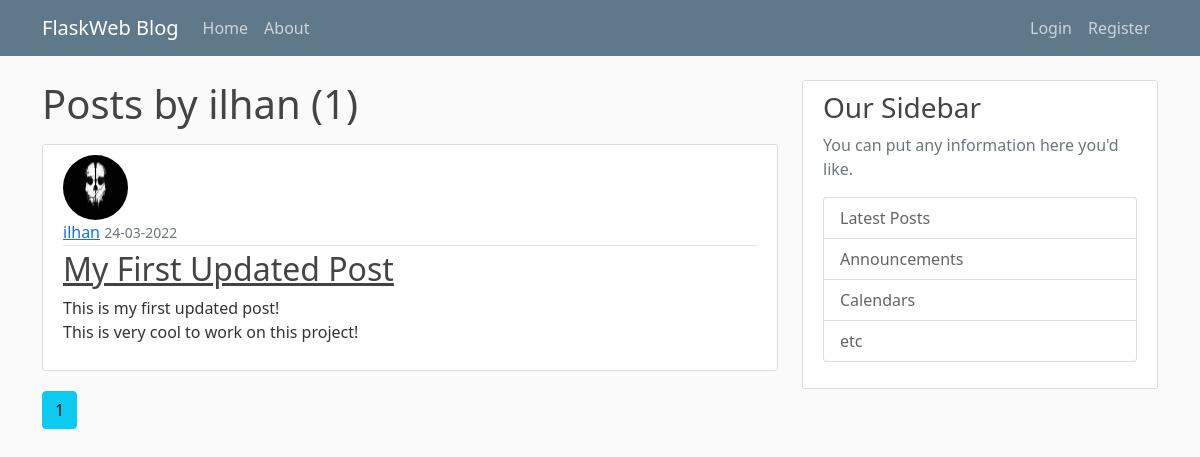
Before: /user/ilhan with the older database file.
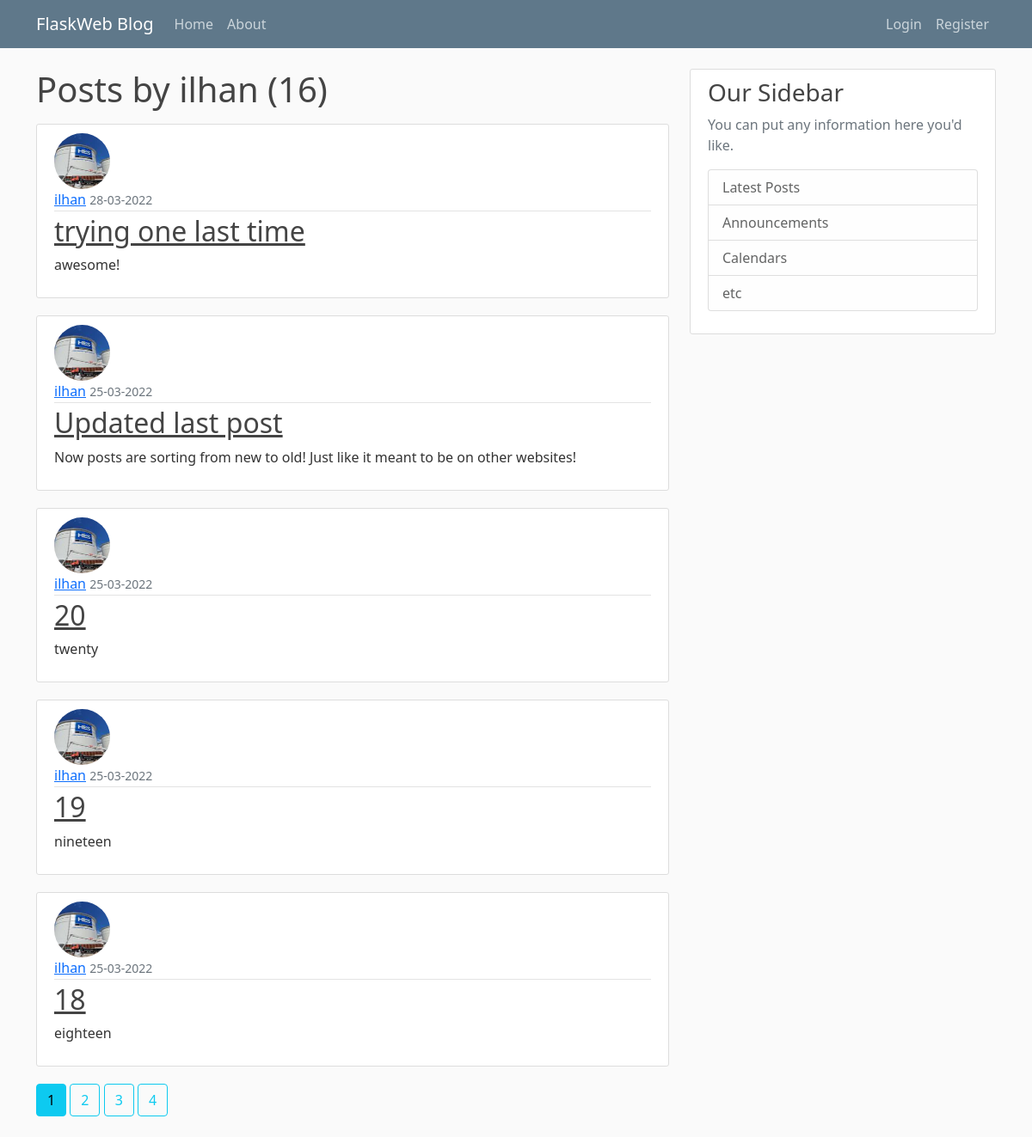
After: the same page with the newer database file.
### flaskweb/models.py (models this page shows, shortened)
class User(db.Model, UserMixin):
    id = db.Column(db.Integer, primary_key=True)
    username = db.Column(db.String(20), unique=True, nullable=False)
    email = db.Column(db.String(120), unique=True, nullable=False)
    image_file = db.Column(db.String(20), default='default.jpg', nullable=False)
    password = db.Column(db.String(60), nullable=False)
    posts = db.relationship('Post', backref='author', lazy=True)

class Post(db.Model):
    id = db.Column(db.Integer, primary_key=True)
    title = db.Column(db.String(100), nullable=False)
    date_posted = db.Column(db.DateTime, nullable=False, default=datetime.utcnow)
    content = db.Column(db.Text, nullable=False)
    user_id = db.Column(db.Integer, db.ForeignKey('user.id'), nullable=False)

### flaskweb/users/routes.py (the view)
@users.route('/user/<string:username>')
def user_posts(username):
    page = request.args.get('page', 1, type=int)
    user = User.query.filter_by(username=username).first_or_404()
    posts = Post.query.filter_by(author=user)\
        .order_by(Post.date_posted.desc()).paginate(page=page, per_page=5)
    return render_template("user_posts.html", posts=posts, user=user)

### flaskweb/templates/user_posts.html
{% extends "layout.html" %}
{% block content %}
     <h1 class="mb-3">Posts by {{ user.username }} ({{ posts.total }})</h1>
    {% for post in posts.items %}
        <article class="media content-section">
          <img class="rounded-circle article-img" src="{{ url_for('static', filename='profile_pics/' + post.author.image_file) }}">
          <div class="media-body">
            <div class="article-metadata">
              <a class="mr-2" href="{{ url_for('users.user_posts', username=post.author.username) }}">{{ post.author.username }}</a>
              <small class="text-muted">{{ post.date_posted.strftime('%d-%m-%Y') }}</small>
            </div>
            <h2><a class="article-title" href="{{ url_for('posts.post', post_id=post.id) }}">{{ post.title }}</a></h2>
            <p class="article-content">{{ post.content }}</p>
          </div>
        </article>
    {% endfor %}
    {% for page_num in posts.iter_pages(left_edge=1, right_edge=1, left_current=1, right_current=3) %}
      {% if page_num %}
        {% if posts.page == page_num %}
          <a class="btn btn-info mb-4" href="{{ url_for('users.user_posts', username=user.username, page=page_num) }}">{{ page_num }}</a>
        {% else %}
          <a class="btn btn-outline-info mb-4" href="{{ url_for('users.user_posts', username=user.username, page=page_num) }}">{{ page_num }}</a>
        {% endif %}
      {% else %}
        ...
      {% endif %}
    {% endfor %}
{% endblock content %}

### flaskweb/templates/layout.html (shortened to what this page needs)
<!DOCTYPE html>
<html>
<head>
    <link href="https://cdn.jsdelivr.net/npm/bootstrap@5.1.3/dist/css/bootstrap.min.css" rel="stylesheet">
    <link rel="stylesheet" type="text/css" href="{{ url_for('static',filename='main.css') }}">
</head>
<body>
    <header class="site-header">
      <nav class="navbar navbar-expand-md navbar-dark bg-steel fixed-top">
        <div class="container">
          <a class="navbar-brand mr-4" href="/">FlaskWeb Blog</a>
          <div class="collapse navbar-collapse" id="navbarToggle">
            <div class="navbar-nav mr-auto">
              <a class="nav-item nav-link" href="{{ url_for('main.home')}}">Home</a>
              <a class="nav-item nav-link" href="{{ url_for('main.about')}}">About</a>
            </div>
            <div class="navbar-nav ms-auto">
                {% if current_user.is_authenticated %}
                <a class="nav-item nav-link" href="{{ url_for('posts.new_post')}}">New Post</a>
                <a class="nav-item nav-link" href="{{ url_for('users.account')}}">Account</a>
                <a class="nav-item nav-link" href="{{ url_for('users.logout')}}">Logout</a>
                {% else %}
              <a class="nav-item nav-link" href="{{ url_for('users.login')}}">Login</a>
              <a class="nav-item nav-link" href="{{ url_for('users.register')}}">Register</a>
                {% endif %}
            </div>
          </div>
        </div>
      </nav>
    </header>
    <main role="main" class="container">
      <div class="row">
        <div class="col-md-8">
          {% block content %}{% endblock %}
        </div>
        <div class="col-md-4">
          <div class="content-section">
            <h3>Our Sidebar</h3>
            <p class='text-muted'>You can put any information here you'd like.
              <ul class="list-group">
                <li class="list-group-item list-group-item-light">Latest Posts</li>
                <li class="list-group-item list-group-item-light">Announcements</li>
                <li class="list-group-item list-group-item-light">Calendars</li>
                <li class="list-group-item list-group-item-light">etc</li>
              </ul>
            </p>
          </div>
        </div>
      </div>
    </main>
</body>
</html>

### flaskweb/static/main.css (style rules this page uses)
body { background: #fafafa; color: #333333; margin-top: 5rem; }
h1, h2, h3, h4, h5, h6 { color: #444444; }
.bg-steel { background-color: #5f788a; }
.site-header .navbar-nav .nav-link { color: #cbd5db; }
.content-section { background: #ffffff; padding: 10px 20px; border: 1px solid #dddddd; border-radius: 3px; margin-bottom: 20px; }
.article-title { color: #444444; }
.article-content { white-space: pre-line; }
.article-img { height: 65px; width: 65px; margin-right: 16px; }
.article-metadata { padding-bottom: 1px; margin-bottom: 4px; border-bottom: 1px solid #e3e3e3 }

Changed rows visible on the page:
no longer on this page (row unchanged): Post: image_file (picture), author.username "ilhan", date_posted "24-03-2022", title "My First Updated Post", content "This is my first updated post! This is very cool to work on this project!"
added Post: image_file (picture), author.username "ilhan", date_posted "28-03-2022", title "trying one last time", content "awesome!"
added Post: image_file (picture), author.username "ilhan", date_posted "25-03-2022", title "Updated last post", content "Now posts are sorting from new to old! Just like it meant to be on other websites!"
added Post: image_file (picture), author.username "ilhan", date_posted "25-03-2022", title "20", content "twenty"
added Post: image_file (picture), author.username "ilhan", date_posted "25-03-2022", title "19", content "nineteen"
added Post: image_file (picture), author.username "ilhan", date_posted "25-03-2022", title "18", content "eighteen"
Other visible differences:
{{ posts.total }}: "1" → "16"
new list line: "2"
new list line: "3"
new list line: "4"
